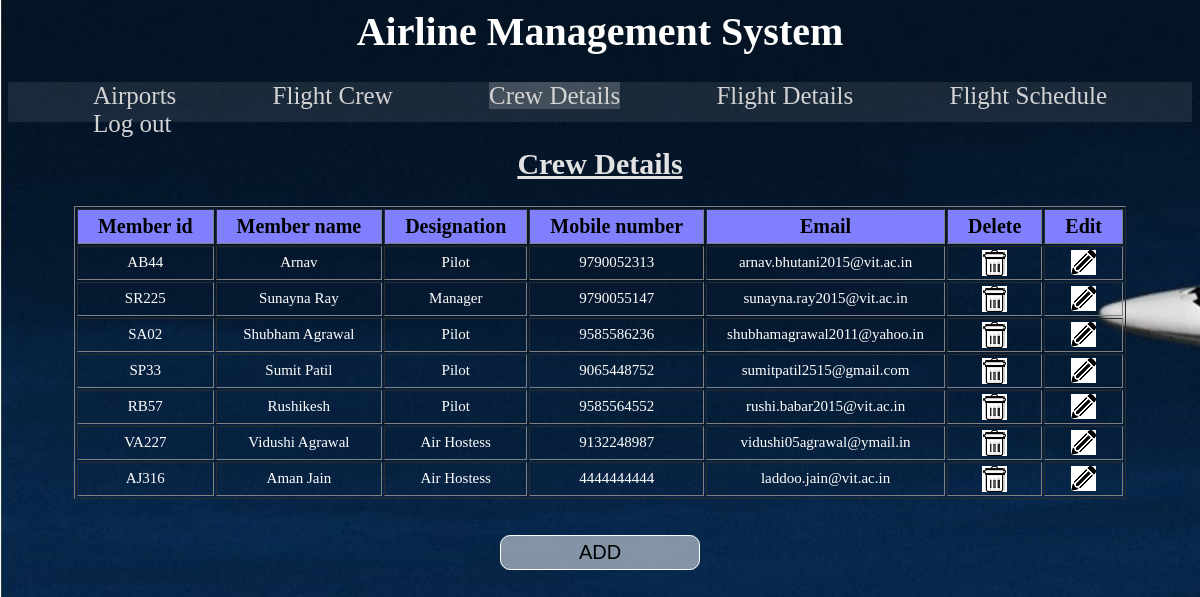
/AirportManagementSystem/crew_master.php, run on the app's committed database.
### tables this page shows
CREATE TABLE IF NOT EXISTS `crew_master` (
  `member_id` varchar(15) NOT NULL,
  `member_name` varchar(30) DEFAULT NULL,
  `designation` varchar(30) DEFAULT NULL,
  `mobile` bigint(11) NOT NULL,
  `email` varchar(40) NOT NULL,
  PRIMARY KEY (`member_id`)
);

### AirportManagementSystem/crew_master.php (the view, shortened to what this page needs)
<html>
<head>
<link href="css.css" rel="stylesheet">
<link href="css2.css" rel="stylesheet">
</head>
<body>
<h1>Airline Management System</h1>
<div id=navlist><ul>
<li><a href="airport.php">Airports</a></li>
<li ><a href="flight_crew.php">Flight Crew</a></li>
<li id=active><a href="crew_master.php">Crew Details</a></li>
<li><a href="flight_master.php">Flight Details</a></li>
<li><a href="flight_schedule.php">Flight Schedule</a></li>
<li><a href="login.php">Log out</a></li>
</ul></div>
<h2>Crew Details</h2>
<table align="center">
<div id="t1">
<?php
$query="select * from crew_master;";
$data=mysql_query($query);
echo "
<table border = 1 align=Center>
<tr>
<th>Member id</th>
<th>Member name</th>
<th>Designation</th>
<th>Mobile number</th>
<th>Email</th>
<th>Delete</th>
<th>Edit</th>
</tr>";
while($record=mysql_fetch_array($data)){
	echo "<tr>";
	echo "<td>".$record["member_id"]."</td>";
	echo "<td>".$record["member_name"]."</td>";
	echo "<td>".$record["designation"]."</td>";
	echo "<td>".$record["mobile"]."</td>";
	echo "<td>".$record["email"]."</td>";
	echo "<td><a onClick=\"javascript: return confirm('Are you sure to delete this entry ?');\" href='crew_master_delete.php?member_id=".urlencode($record["member_id"])."'> <img src=\"delete_icon.jpg\"> </a></td>";
	echo "<td><a onClick=\"javascript: return confirm('Are you sure to edit this entry ?');\" href='crew_master_edit.php?member_id=".urlencode($record["member_id"])."&member_name=".urlencode($record["member_name"])."&designation=".urlencode($record["designation"])."&mobile=".urlencode($record["mobile"])."&email=".urlencode($record["email"])."'> <img src=\"edit_icon.png\"> </a></td>";
	echo "</tr>";
}
echo "</table><br/><br/>";
?>
</div>
</table>
<center><a href="crew_masteri.php"><button style="padding: 5px">ADD</button><br><br></center>
</body></html>

### AirportManagementSystem/css.css (style rules this page uses)
body { background-size:cover; background-image: url("bg.jpg"); color: rgba(225, 225, 225, 0); }
#navlist { font-size: 25; height: 40px; width: 100%; background: rgba(225, 225, 225, 0.1); }
#navlist ul li { list-style: none; display: inline; height: 40px; margin: 45px; padding: 0; overflow: hidden; }
#navlist a { color: rgb(211, 211, 211); text-decoration: none; }
h1 { color: white; text-align: center; font-size: 40; font-family: Georgia, serif; }
th { text-align:center; background-color: rgb(128, 128, 255); color:black; font-family: arial-black; font-size:20px; padding-left: 20px; padding-right: 20px; padding-top: 5px; padding-bottom: 5px; }
td { text-align:center; color:white; font-size:15px; padding-left: 20px; padding-right: 20px; padding-top: 3px; padding-bottom: 3px; }
h2, h3, p, legend { text-align:center; color:rgb(226, 226, 226); font-size: 30px; text-decoration: underline; }
input[type=submit],#backbutton,button { border: 1px solid white; outline:0; width: 200px; padding:2%; background: rgba(255,255,255,0.5); font-size: 20px; border-radius: 10px; }
#active { background: rgba(225, 225, 225, 0.2); padding-bottom: 10px; height: 40px; }

### AirportManagementSystem/css2.css (style rules this page uses)
#navlist ul li { list-style: none; display: inline; height: 40px; margin: 45px; overflow: hidden; }

### data on the page
crew_master: member_id "AB44", member_name "Arnav", designation "Pilot", mobile "9790052313", email "arnav.bhutani2015@vit.ac.in"
crew_master: member_id "SR225", member_name "Sunayna Ray", designation "Manager", mobile "9790055147", email "sunayna.ray2015@vit.ac.in"
crew_master: member_id "SA02", member_name "Shubham Agrawal", designation "Pilot", mobile "9585586236", email "shubhamagrawal2011@yahoo.in"
crew_master: member_id "SP33", member_name "Sumit Patil", designation "Pilot", mobile "9065448752", email "sumitpatil2515@gmail.com"
crew_master: member_id "RB57", member_name "Rushikesh", designation "Pilot", mobile "9585564552", email "rushi.babar2015@vit.ac.in"
crew_master: member_id "VA227", member_name "Vidushi Agrawal", designation "Air Hostess", mobile "9132248987", email "vidushi05agrawal@ymail.in"
crew_master: member_id "AJ316", member_name "Aman Jain", designation "Air Hostess", mobile "4444444444", email "laddoo.jain@vit.ac.in"
